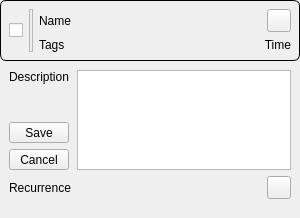
<?xml version="1.0" encoding="UTF-8"?>
<ui version="4.0">
 <class>TaskWidget</class>
 <widget class="QWidget" name="TaskWidget">
  <property name="geometry">
   <rect>
    <x>0</x>
    <y>0</y>
    <width>300</width>
    <height>218</height>
   </rect>
  </property>
  <property name="sizePolicy">
   <sizepolicy hsizetype="Expanding" vsizetype="Preferred">
    <horstretch>0</horstretch>
    <verstretch>0</verstretch>
   </sizepolicy>
  </property>
  <property name="windowTitle">
   <string>Form</string>
  </property>
  <property name="styleSheet">
   <string notr="true"/>
  </property>
  <layout class="QVBoxLayout" name="verticalLayout_2">
   <property name="spacing">
    <number>0</number>
   </property>
   <property name="leftMargin">
    <number>0</number>
   </property>
   <property name="topMargin">
    <number>0</number>
   </property>
   <property name="rightMargin">
    <number>0</number>
   </property>
   <property name="bottomMargin">
    <number>0</number>
   </property>
   <item>
    <widget class="QWidget" name="containerWidget" native="true">
     <property name="sizePolicy">
      <sizepolicy hsizetype="Preferred" vsizetype="Fixed">
       <horstretch>0</horstretch>
       <verstretch>0</verstretch>
      </sizepolicy>
     </property>
     <property name="minimumSize">
      <size>
       <width>0</width>
       <height>0</height>
      </size>
     </property>
     <property name="maximumSize">
      <size>
       <width>16777215</width>
       <height>16777215</height>
      </size>
     </property>
     <property name="styleSheet">
      <string notr="true">QWidget#containerWidget {border: 1px solid black; border-radius: 6px;}</string>
     </property>
     <layout class="QHBoxLayout" name="horizontalLayout_3">
      <item>
       <widget class="QCheckBox" name="completionBox">
        <property name="sizePolicy">
         <sizepolicy hsizetype="Fixed" vsizetype="Fixed">
          <horstretch>0</horstretch>
          <verstretch>0</verstretch>
         </sizepolicy>
        </property>
        <property name="text">
         <string/>
        </property>
       </widget>
      </item>
      <item>
       <widget class="QFrame" name="line">
        <property name="sizePolicy">
         <sizepolicy hsizetype="Preferred" vsizetype="Preferred">
          <horstretch>0</horstretch>
          <verstretch>0</verstretch>
         </sizepolicy>
        </property>
        <property name="minimumSize">
         <size>
          <width>4</width>
          <height>0</height>
         </size>
        </property>
        <property name="maximumSize">
         <size>
          <width>4</width>
          <height>16777215</height>
         </size>
        </property>
        <property name="styleSheet">
         <string notr="true"/>
        </property>
        <property name="frameShape">
         <enum>QFrame::Shape::StyledPanel</enum>
        </property>
        <property name="frameShadow">
         <enum>QFrame::Shadow::Raised</enum>
        </property>
       </widget>
      </item>
      <item>
       <layout class="QVBoxLayout" name="verticalLayout">
        <item>
         <layout class="QHBoxLayout" name="horizontalLayout_1">
          <property name="spacing">
           <number>9</number>
          </property>
          <item>
           <widget class="QLabel" name="nameLabel">
            <property name="styleSheet">
             <string notr="true"/>
            </property>
            <property name="text">
             <string>Name</string>
            </property>
           </widget>
          </item>
          <item>
           <widget class="QToolButton" name="expandButton">
            <property name="text">
             <string/>
            </property>
           </widget>
          </item>
         </layout>
        </item>
        <item>
         <layout class="QHBoxLayout" name="horizontalLayout_2">
          <item>
           <widget class="QLabel" name="tagsLabel">
            <property name="sizePolicy">
             <sizepolicy hsizetype="Ignored" vsizetype="Preferred">
              <horstretch>10</horstretch>
              <verstretch>0</verstretch>
             </sizepolicy>
            </property>
            <property name="styleSheet">
             <string notr="true"/>
            </property>
            <property name="text">
             <string>Tags</string>
            </property>
           </widget>
          </item>
          <item>
           <widget class="QLabel" name="timeLabel">
            <property name="sizePolicy">
             <sizepolicy hsizetype="Minimum" vsizetype="Preferred">
              <horstretch>1</horstretch>
              <verstretch>0</verstretch>
             </sizepolicy>
            </property>
            <property name="styleSheet">
             <string notr="true"/>
            </property>
            <property name="text">
             <string>Time</string>
            </property>
            <property name="alignment">
             <set>Qt::AlignmentFlag::AlignRight|Qt::AlignmentFlag::AlignTrailing|Qt::AlignmentFlag::AlignVCenter</set>
            </property>
           </widget>
          </item>
         </layout>
        </item>
       </layout>
      </item>
     </layout>
    </widget>
   </item>
   <item>
    <widget class="QWidget" name="expandingWidget" native="true">
     <layout class="QFormLayout" name="formLayout">
      <item row="0" column="0">
       <layout class="QVBoxLayout" name="descriptionLayout">
        <item>
         <widget class="QLabel" name="label_3">
          <property name="text">
           <string>Description</string>
          </property>
          <property name="alignment">
           <set>Qt::AlignmentFlag::AlignLeading|Qt::AlignmentFlag::AlignLeft|Qt::AlignmentFlag::AlignTop</set>
          </property>
         </widget>
        </item>
        <item>
         <layout class="QVBoxLayout" name="verticalLayout_3">
          <item>
           <widget class="QToolButton" name="descriptionSaveButton">
            <property name="sizePolicy">
             <sizepolicy hsizetype="Preferred" vsizetype="Fixed">
              <horstretch>0</horstretch>
              <verstretch>0</verstretch>
             </sizepolicy>
            </property>
            <property name="text">
             <string>Save</string>
            </property>
           </widget>
          </item>
          <item>
           <widget class="QToolButton" name="descriptionCancelButton">
            <property name="sizePolicy">
             <sizepolicy hsizetype="Preferred" vsizetype="Fixed">
              <horstretch>0</horstretch>
              <verstretch>0</verstretch>
             </sizepolicy>
            </property>
            <property name="text">
             <string>Cancel</string>
            </property>
           </widget>
          </item>
         </layout>
        </item>
       </layout>
      </item>
      <item row="0" column="1">
       <widget class="QTextEdit" name="descriptionText">
        <property name="sizePolicy">
         <sizepolicy hsizetype="Expanding" vsizetype="Minimum">
          <horstretch>0</horstretch>
          <verstretch>0</verstretch>
         </sizepolicy>
        </property>
        <property name="maximumSize">
         <size>
          <width>16777215</width>
          <height>100</height>
         </size>
        </property>
       </widget>
      </item>
      <item row="1" column="0">
       <widget class="QLabel" name="titleLabel">
        <property name="text">
         <string>Recurrence</string>
        </property>
       </widget>
      </item>
      <item row="1" column="1">
       <layout class="QHBoxLayout" name="horizontalLayout">
        <item>
         <widget class="QLabel" name="recurrenceLabel">
          <property name="text">
           <string/>
          </property>
         </widget>
        </item>
        <item>
         <widget class="QToolButton" name="deleteButton">
          <property name="text">
           <string/>
          </property>
         </widget>
        </item>
       </layout>
      </item>
     </layout>
    </widget>
   </item>
  </layout>
 </widget>
 <resources/>
 <connections/>
</ui>
